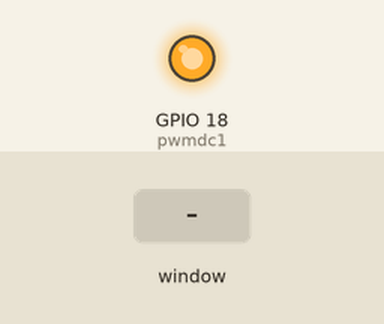
A program run on a simulated Raspberry Pi (BCM pin numbers). Parts: output pins drawn as LEDs (lit = HIGH). The test bench sets the inputs (shaded band). The desktop window is not drawn, its controls go by their first labels and the mouse button is held 0.15 s.

Above: at 1.2 s.
1.3 s: slider 1 in the window set to 50
At 2.2 s:
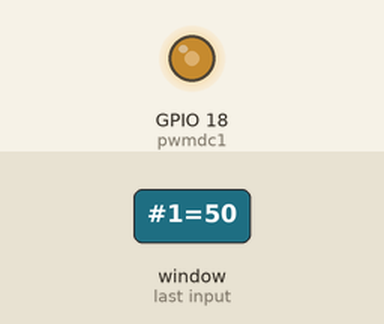
2.8 s: slider 1 in the window set to 100
At 3.4 s:
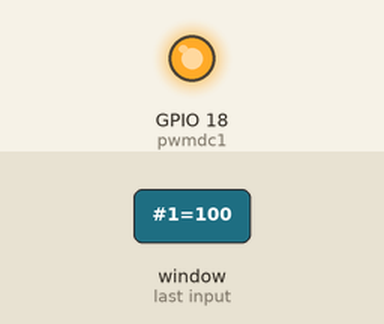
4.3 s: slider 1 in the window set to 0
At 5.7 s:
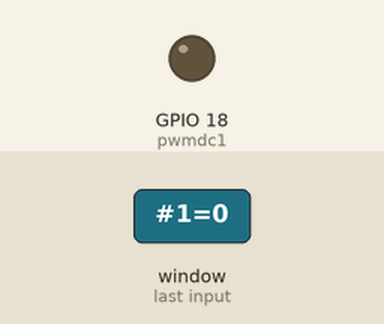
Timing chart, 0 to 7.3 s (numbered marks = the images above; inputs shaded):
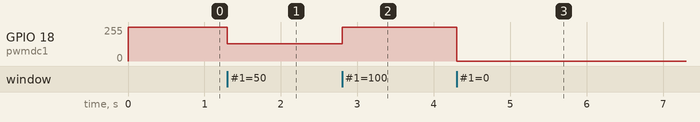

Measured:
- after the input at 1.3 s, GPIO 18 (pwmdc1): 255/255 → 128/255 at once
- after the input at 2.8 s, GPIO 18 (pwmdc1): 128/255 → 255/255 at once
- after the input at 4.3 s, GPIO 18 (pwmdc1): 255/255 → 0/255 at once

The program:

pwmdc.py
```python
#! /usr/bin/python

from Tkinter import *
import RPi.GPIO as GPIO
import time

GPIO.setmode(GPIO.BCM)
GPIO.setup(18, GPIO.OUT)
# GPIO.setup(23, GPIO.OUT)
# GPIO.setup(22,GPIO.OUT)
pwmdc1 = GPIO.PWM(18, 500)
pwmdc1.start(100)
# pwmdc2 = GPIO.PWM(18, 500)
# pwmdc2.start(100)

class App:
    def __init__(self, master):
        frame = Frame(master)
        frame.pack()
        scale = Scale(frame, from_=0, to=100,
        orient=HORIZONTAL, command=self.update)
        scale.grid(row=0)
    def update(self, duty):
        pwmdc1.ChangeDutyCycle(float(duty))
root = Tk()
root.wm_title('PWM Power Control')
app = App(root)
root.geometry("200x50+0+0")
root.mainloop()

# if GPIO.input(22) == 1:
#     GPIO.output(dc1Pin, GPIO.HIGH)
# else :
```
